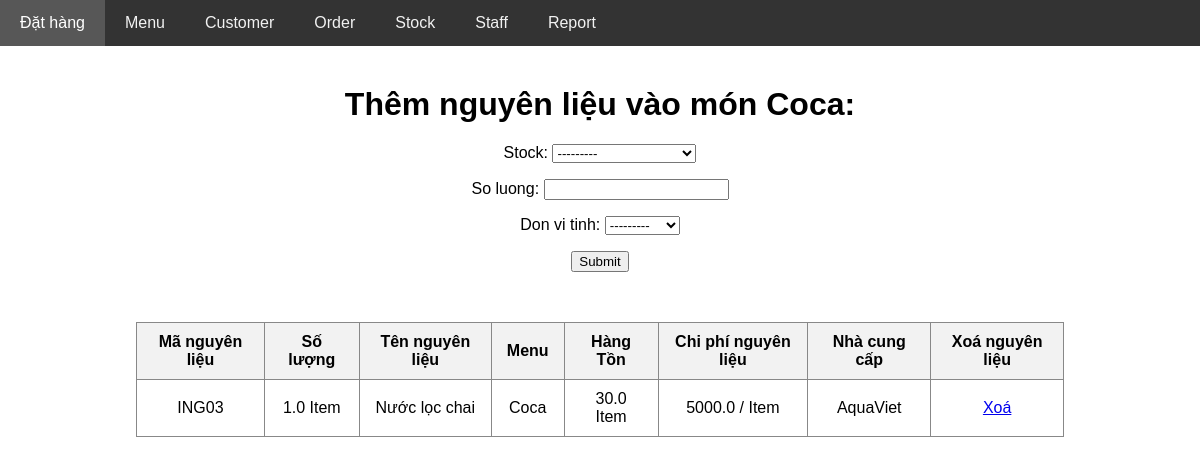
Page /core/menu/3 on the earlier database version.
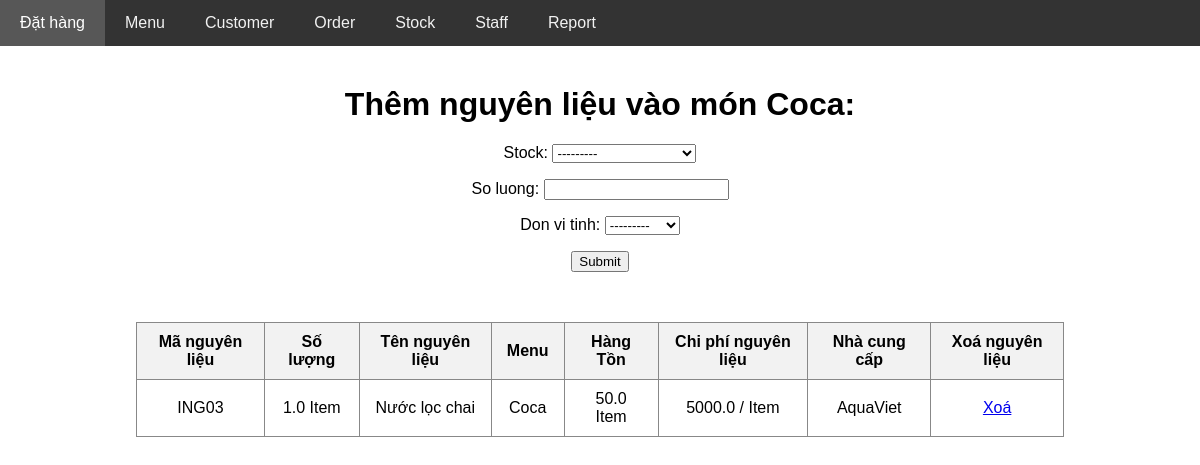
Same page on the later database version.
### core/models.py (models this page shows, shortened)
class MenuIngredient(models.Model):
    class TypeChoices(models.TextChoices):
        KILOGRAM = 'Kilogram'
        ITEM = 'Item'
    so_luong = models.FloatField()
    don_vi_tinh = models.CharField(max_length=20, choices=TypeChoices.choices)
    stock = models.ForeignKey(StockIngredient, on_delete=models.CASCADE, related_name='menu_ingredients')
    menu = models.ForeignKey(Menu, on_delete=models.CASCADE, related_name='ingredients')

class StockIngredient(models.Model):
    ma_nguyen_lieu = models.CharField(max_length=10, unique=True)
    ten_nguyen_lieu = models.CharField(max_length=50)
    so_luong_ton_kho = models.FloatField()
    chi_phi_nguyen_lieu = models.FloatField()
    nha_cung_cap = models.CharField(max_length=100)
    used = models.FloatField(default=0)
    def __str__(self):
        return f"{self.ten_nguyen_lieu} ({self.so_luong_ton_kho})"

class Menu(models.Model):
    class TypeChoices(models.TextChoices):
        BURGER = 'Burger'
        DRINK = 'Drink'
        COMBO = 'Combo'
        SNACK = 'Snack'
    ma_mon = models.CharField(max_length=10, unique=True)
    ten_mon = models.CharField(max_length=50)
    loai_mon = models.CharField(max_length=20, choices=TypeChoices.choices)
    gia_ban = models.FloatField()
    don_vi_tinh = models.CharField(max_length=10, default='VND')

### core/views.py (the view, shortened to what this page needs)
# urls.py: path('menu/<int:menu_id>', views.show_menu_detail, name='show_menu_detail'),
def show_menu_detail(request, menu_id):
    dish = Menu.objects.get(id=menu_id)
    ingredients = dish.ingredients.all()
    form = MenuIngredientForm()
    return render(request, 'menu/show_ingredient.html', {
        'ingredients': ingredients,
        'form': form,
        'dish': dish
    })

### core/forms.py
class MenuIngredientForm(forms.ModelForm):
    class Meta:
        model = MenuIngredient
        fields = ['stock', 'so_luong', 'don_vi_tinh']

### core/templates/menu/show_ingredient.html (shortened to what this page needs)
{% extends 'layout.html' %}
{% block body %}
<h1>Thêm nguyên liệu vào món {{ dish.ten_mon }}: </h1>
<form method="POST" style="text-align: center;">
    {{ form.as_p }}
    <input type="submit">
</form>
<div style="display: flex; justify-content: center; margin-top: 30px;">
    <table border="1" style="text-align: center;">
        <tr>
            <th>Mã nguyên liệu</th>
            <th>Số lượng</th>
            <th>Tên nguyên liệu</th>
            <th>Menu</th>
            <th>Hàng Tồn</th>
            <th>Chi phí nguyên liệu</th>
            <th>Nhà cung cấp</th>
            <th>Xoá nguyên liệu</th>
        </tr>
        {% for ingredient in ingredients %}
            <tr>
                <td> {{ ingredient.stock.ma_nguyen_lieu }}</td>
                <td> {{ ingredient.so_luong }} {{ ingredient.don_vi_tinh }}</td>
                <td> {{ ingredient.stock.ten_nguyen_lieu }} </td>
                <td> {{ ingredient.menu.ten_mon }} </td>
                <td> {{ ingredient.stock.so_luong_ton_kho }} {{ ingredient.don_vi_tinh }}</td>
                <td> {{ ingredient.stock.chi_phi_nguyen_lieu }} / {{ ingredient.don_vi_tinh }}</td>
                <td> {{ ingredient.stock.nha_cung_cap }}</td>
                <td>
                    <a href="{% url 'delete_menu_ingredient' ingredient.id %}"> Xoá </a>
                </td>
        {% endfor %}
    </table>
</div>
{% endblock %}

Differences in the rows shown:
changed through a linked row, MenuIngredient "Item": stock.so_luong_ton_kho "30.0" → "50.0"
